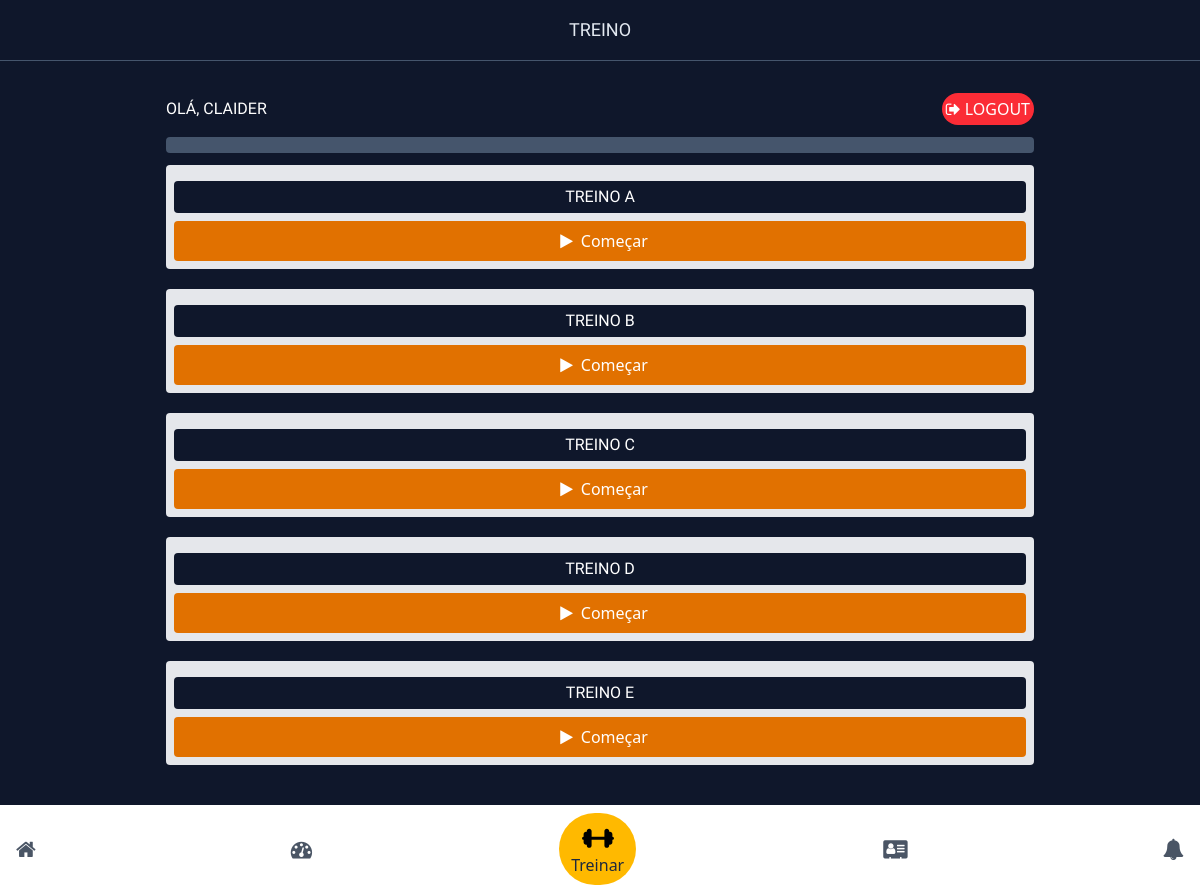
Screenshot of /treino-micro/21 (signed in) with the database file from the repository.
### app_personal/models.py (models this page shows)
class Microciclo(models.Model):
    mesociclo = models.ForeignKey(Mesociclo, on_delete=models.CASCADE, related_name='microciclo')
    titulo = models.CharField(max_length=255)

### app/views.py (the view)
# urls.py: path('treino-micro/<int:id>', views.treino_micro, name='treino_micro'),
def treino_micro(request, id):
    user_auth = request.user.is_authenticated
    if not user_auth:
        return redirect('login_view')
    Micro = Microciclo.objects.filter(mesociclo_id = id)
    exercicios = ExerciciosCliente.objects.filter(microciclo_id = id)
    context={
        'micro':Micro,
        'exercicios':exercicios
    }
    return render(request,'treino/treino-micro.html', context)

### app/templates/treino/treino-micro.html (shortened to what this page needs)
{% extends 'base/base.html' %}
{% block 'content'%}
{% if user %}
<h1 class="text-center text-lg border-b-1 border-slate-600 p-4 text-slate-200">TREINO</h1>
<section class="content w-full max-w-[900px] m-auto my-4 p-4 text-white space-y-3">
    <div class="flex items-center justify-between">
        <h1>Olá, {{user.first_name}}</h1>
        <a href="{% url 'logout' %}" class="bg-red-500 p-1 rounded-full"><i class="fa fa-sign-out"></i> LOGOUT</a>
    </div>
    {% if micro %}
        <div class="bg-slate-600 p-2 rounded">
        </div>
      <div class="gap-5 flex flex-wrap items-center">
        {% for t in micro %}
                <div class="w-full bg-gray-200 text-slate-900 p-2 rounded">
                    <h1 class="text-center my-2 text-white bg-slate-900 rounded p-1">{{t.titulo}}</h1>
                    <a href="{% url 'comecar' t.id %}" data-id="{{t.id}}" class="flex justify-center items-center bg-amber-600 font-medium text-white p-2 hover:text-amber-900 hover:bg-amber-400 rounded"><i class="fa fa-play mx-2"></i>Começar</a>
                </div>
        {% endfor %}
     </div>
    {% else %}
        <div class="bg-white text-slate-900 text-center rounded-2xl p-4 space-y-3">
            <h1 class="">Responda a Anamnese honestamente para que possamos alcançar juntos seu objetivo!</h1>
            <a href="{% url 'anamnese' %}" class="bg-amber-600 p-2 rounded-full uppercase font-medium">Responder agora!</a>
        </div>
    {% endif %}
</section>
<br><br><br><br>
{% endif %}
{% endblock %}

### app/static/css/style.css (style rules this page uses)
h1 { font-family: "Cal Sans", sans-serif !important; font-style: normal; text-transform: uppercase; }

### rows the page displays
Microciclo: titulo "TREINO A"
Microciclo: titulo "TREINO B"
Microciclo: titulo "TREINO C"
Microciclo: titulo "TREINO D"
Microciclo: titulo "TREINO E"

### other values shown
{{ user.first_name }} "CLAIDER"
